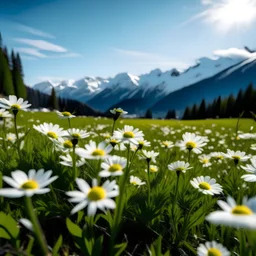
#> input picture 03-unsupervised-classification/m.jpg, 256 x 256 px
$ jupyter execute posterization.ipynb
#> lines starting #> are read from the running program, lines starting #| are printed output that depends on the picture
## Image posterization effect using unsupervised classification algorithms

[cell 1]
import numpy  as np
import pandas as pd
import matplotlib.pyplot as plt
from sklearn.cluster import KMeans
from PIL import Image

[cell 2]
# image = Image.open("bloom.jpg")
image = Image.open("m.jpg") # source: https://stablecog.com/gallery/o/d7317e15-f76c-40a2-9d34-2e1d885b99d7
#> image is the input picture: PIL image 256x256 RGB; mean R, G, B 97.1, 120, 103.8

plt.figure(figsize=(6,6))
plt.imshow(image)
plt.xlabel('x [px]', fontsize=15)
plt.ylabel('y [px]', fontsize=15)
plt.title('Input image', fontsize=15)

[cell 3]
x, y = np.meshgrid(np.arange(image.size[0]), np.arange(image.size[1]))
x_flat, y_flat = x.ravel(), y.ravel()

r, g, b = image.split()
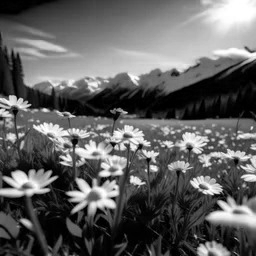
#> r: PIL image 256x256 L; min 0, max 255, mean 97.1
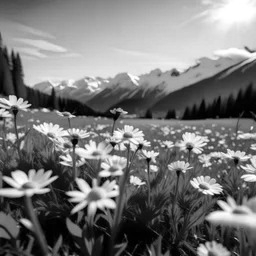
#> g: PIL image 256x256 L; min 0, max 255, mean 120
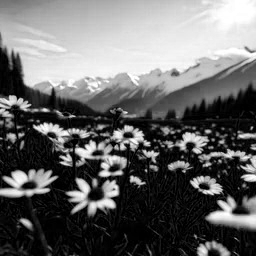
#> b: PIL image 256x256 L; min 0, max 255, mean 103.8
r, g, b = np.array(r), np.array(g), np.array(b)

image_df = pd.DataFrame({
    'x_indices': x_flat,
    'y_indices': y_flat,
    'vec_red': r[y_flat, x_flat],
    'vec_green': g[y_flat, x_flat],
    'vec_blue': b[y_flat, x_flat],
})
#> image_df = table of 65536 rows and 5 columns

data = image_df.to_numpy()

image_df
#> Out = table of 65536 rows and 5 columns

[cell 4]
def plot_inertia(data):
    k_values            = []
    inertia_scores_vec = []

    for k in range(2,15):
        clusterer = KMeans(n_clusters=k)
        clusterer.fit(data)
        inertia_scores_vec.append(clusterer.inertia_)
        k_values.append(k)
#> after the loop, inertia_scores_vec = [318660952.1, 218672385.7, 147051554.1, 122569724.2, 96740506.2, 74923344.4, 63598391.5, 55981589.4, 49108818.9, 46180729.7, 42205690.7, 36423171.6, 35327905.5]; k_values = [2, 3, 4, 5, 6, 7, 8, 9, 10, 11, 12, 13, 14]

    fig = plt.figure(figsize=(15,8))
    plt.plot(k_values, inertia_scores_vec, marker='o', c='darkblue')
    plt.grid()

    ax1 = plt.gca()
    ax2 = ax1.twinx()
    module_of_second_derivative = np.abs(np.diff(np.diff(inertia_scores_vec)))
#> module_of_second_derivative = [28367734.9, 47139001.6, 1347388.1, 4012056.2, 10492208.8, 3708150.9, 744031.5, 3944681.3, 1046949.8, 1807480.1, 4687253.1]
    ax2.plot(k_values[1:-1], module_of_second_derivative, marker='o',color='red')

    ax1.set_xlabel('number of clusters', fontsize=15)
    ax1.set_ylabel('inertia', color='darkblue', fontsize=15)
    ax2.set_ylabel('inertia\'s second derivative',color='red', fontsize=15)

[cell 5]
data_rgb = data[:, 2:]

[cell 6]
plot_inertia(data_rgb)
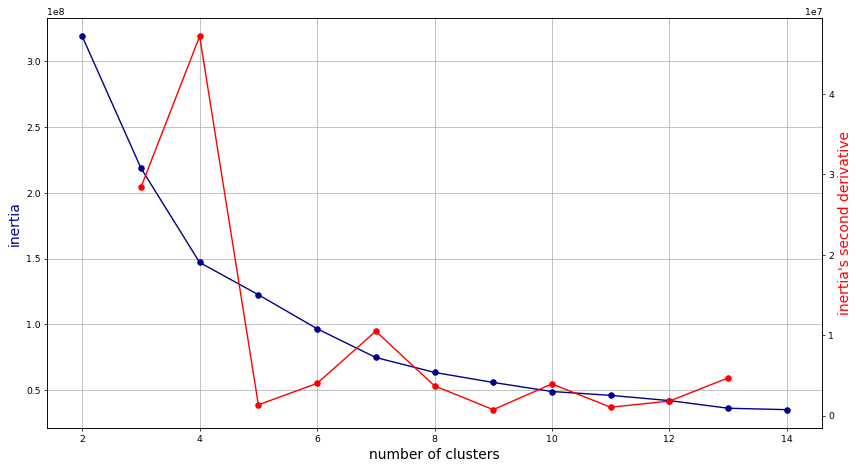
#> figure drawn by matplotlib, 2 panels; panel 1: curve peaks at x = 2, y = 318660952.1; panel 2: curve peaks at x = 4, y = 47139001.6

[cell 7]
out_image = np.zeros((image.size[1], image.size[0], 3))
print(out_image.shape)
#| (256, 256, 3)

k = 5
clusterer = KMeans(n_clusters=k)
clusterer.fit(data_rgb)
k_means_predictions = clusterer.predict(data_rgb)

for val in np.unique(k_means_predictions):
    mask = k_means_predictions==val
    temp = image_df.iloc[mask, :].to_numpy()
    mean_color = np.mean(temp[:, 2:5], axis=0)
    for x, y in temp[:, :2].astype(int):
        out_image[y, x] = mean_color
#> this loop made 5 passes
#> mean_color on passes 1 to 5: [116.8, 160.7, 174.6], [19.74, 73.07, 103.2], [199, 217.4, 222], [89.14, 101.5, 23.17], [18.95, 29.01, 8.67]
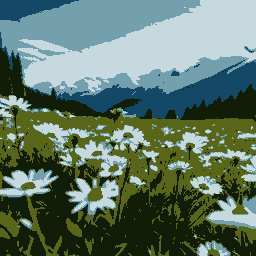
#> out_image: shape (256, 256, 3) float64; mean of channels 0, 1, 2 97.1, 120, 103.8; drawn as R, G, B

out_image = np.clip(out_image, 0, 255).astype(np.uint8)
plt.imshow(out_image)
plt.axis('off')
plt.show()
